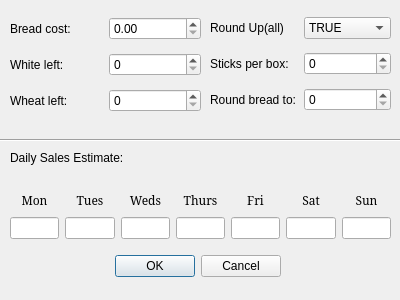
<?xml version="1.0" encoding="UTF-8"?>
<ui version="4.0">
 <class>Settings</class>
 <widget class="QDialog" name="Settings">
  <property name="geometry">
   <rect>
    <x>0</x>
    <y>0</y>
    <width>400</width>
    <height>300</height>
   </rect>
  </property>
  <property name="windowTitle">
   <string>Dialog</string>
  </property>
  <widget class="QDialogButtonBox" name="WriteCance">
   <property name="geometry">
    <rect>
     <x>110</x>
     <y>250</y>
     <width>171</width>
     <height>32</height>
    </rect>
   </property>
   <property name="layoutDirection">
    <enum>Qt::LeftToRight</enum>
   </property>
   <property name="orientation">
    <enum>Qt::Horizontal</enum>
   </property>
   <property name="standardButtons">
    <set>QDialogButtonBox::Cancel|QDialogButtonBox::Ok</set>
   </property>
  </widget>
  <widget class="QLabel" name="DailySalesL">
   <property name="geometry">
    <rect>
     <x>10</x>
     <y>150</y>
     <width>201</width>
     <height>16</height>
    </rect>
   </property>
   <property name="text">
    <string>Daily Sales Estimate:</string>
   </property>
  </widget>
  <widget class="Line" name="line">
   <property name="geometry">
    <rect>
     <x>0</x>
     <y>125</y>
     <width>401</width>
     <height>31</height>
    </rect>
   </property>
   <property name="orientation">
    <enum>Qt::Horizontal</enum>
   </property>
  </widget>
  <widget class="QWidget" name="">
   <property name="geometry">
    <rect>
     <x>10</x>
     <y>190</y>
     <width>381</width>
     <height>49</height>
    </rect>
   </property>
   <layout class="QHBoxLayout" name="horizontalLayout_7">
    <item>
     <layout class="QVBoxLayout" name="verticalLayout_3">
      <item>
       <widget class="QLabel" name="MonL">
        <property name="font">
         <font>
          <family>Serif</family>
         </font>
        </property>
        <property name="text">
         <string>Mon</string>
        </property>
        <property name="alignment">
         <set>Qt::AlignCenter</set>
        </property>
       </widget>
      </item>
      <item>
       <widget class="QLineEdit" name="MonIN"/>
      </item>
     </layout>
    </item>
    <item>
     <layout class="QVBoxLayout" name="verticalLayout_4">
      <item>
       <widget class="QLabel" name="TuesL">
        <property name="font">
         <font>
          <family>Serif</family>
         </font>
        </property>
        <property name="text">
         <string>Tues</string>
        </property>
        <property name="alignment">
         <set>Qt::AlignCenter</set>
        </property>
       </widget>
      </item>
      <item>
       <widget class="QLineEdit" name="TuesIN"/>
      </item>
     </layout>
    </item>
    <item>
     <layout class="QVBoxLayout" name="verticalLayout_5">
      <item>
       <widget class="QLabel" name="WedL">
        <property name="font">
         <font>
          <family>Serif</family>
         </font>
        </property>
        <property name="text">
         <string>Weds</string>
        </property>
        <property name="alignment">
         <set>Qt::AlignCenter</set>
        </property>
       </widget>
      </item>
      <item>
       <widget class="QLineEdit" name="WedsIN"/>
      </item>
     </layout>
    </item>
    <item>
     <layout class="QVBoxLayout" name="verticalLayout_6">
      <item>
       <widget class="QLabel" name="ThursL">
        <property name="font">
         <font>
          <family>Serif</family>
         </font>
        </property>
        <property name="text">
         <string>Thurs</string>
        </property>
        <property name="alignment">
         <set>Qt::AlignCenter</set>
        </property>
       </widget>
      </item>
      <item>
       <widget class="QLineEdit" name="ThursIN"/>
      </item>
     </layout>
    </item>
    <item>
     <layout class="QVBoxLayout" name="verticalLayout_7">
      <item>
       <widget class="QLabel" name="FriL">
        <property name="font">
         <font>
          <family>Serif</family>
         </font>
        </property>
        <property name="text">
         <string>Fri</string>
        </property>
        <property name="alignment">
         <set>Qt::AlignCenter</set>
        </property>
       </widget>
      </item>
      <item>
       <widget class="QLineEdit" name="FriIN"/>
      </item>
     </layout>
    </item>
    <item>
     <layout class="QVBoxLayout" name="verticalLayout_8">
      <item>
       <widget class="QLabel" name="SatL">
        <property name="font">
         <font>
          <family>Serif</family>
         </font>
        </property>
        <property name="text">
         <string>Sat</string>
        </property>
        <property name="alignment">
         <set>Qt::AlignCenter</set>
        </property>
       </widget>
      </item>
      <item>
       <widget class="QLineEdit" name="SatIN"/>
      </item>
     </layout>
    </item>
    <item>
     <layout class="QVBoxLayout" name="verticalLayout_9">
      <item>
       <widget class="QLabel" name="SunL">
        <property name="font">
         <font>
          <family>Serif</family>
         </font>
        </property>
        <property name="text">
         <string>Sun</string>
        </property>
        <property name="alignment">
         <set>Qt::AlignCenter</set>
        </property>
       </widget>
      </item>
      <item>
       <widget class="QLineEdit" name="SunIN"/>
      </item>
     </layout>
    </item>
   </layout>
  </widget>
  <widget class="QWidget" name="">
   <property name="geometry">
    <rect>
     <x>10</x>
     <y>10</y>
     <width>191</width>
     <height>111</height>
    </rect>
   </property>
   <layout class="QVBoxLayout" name="verticalLayout_2">
    <item>
     <layout class="QHBoxLayout" name="horizontalLayout">
      <item>
       <widget class="QLabel" name="BreadCostL">
        <property name="text">
         <string>Bread cost:</string>
        </property>
       </widget>
      </item>
      <item>
       <widget class="QDoubleSpinBox" name="BreadCostIN"/>
      </item>
     </layout>
    </item>
    <item>
     <layout class="QHBoxLayout" name="horizontalLayout_2">
      <item>
       <widget class="QLabel" name="WhiteLeftL">
        <property name="text">
         <string>White left:</string>
        </property>
       </widget>
      </item>
      <item>
       <widget class="QSpinBox" name="WhiteLeftIN"/>
      </item>
     </layout>
    </item>
    <item>
     <layout class="QHBoxLayout" name="horizontalLayout_3">
      <item>
       <widget class="QLabel" name="WheatLeftL">
        <property name="text">
         <string>Wheat left:</string>
        </property>
       </widget>
      </item>
      <item>
       <widget class="QSpinBox" name="WheatLeftIN"/>
      </item>
     </layout>
    </item>
   </layout>
  </widget>
  <widget class="QWidget" name="">
   <property name="geometry">
    <rect>
     <x>210</x>
     <y>10</y>
     <width>181</width>
     <height>111</height>
    </rect>
   </property>
   <layout class="QVBoxLayout" name="verticalLayout">
    <item>
     <layout class="QHBoxLayout" name="horizontalLayout_4">
      <item>
       <widget class="QLabel" name="RND_UPL">
        <property name="text">
         <string>Round Up(all)</string>
        </property>
       </widget>
      </item>
      <item>
       <widget class="QComboBox" name="RNDUPIN">
        <item>
         <property name="text">
          <string>TRUE</string>
         </property>
        </item>
        <item>
         <property name="text">
          <string>FALSE</string>
         </property>
        </item>
       </widget>
      </item>
     </layout>
    </item>
    <item>
     <layout class="QHBoxLayout" name="horizontalLayout_5">
      <item>
       <widget class="QLabel" name="StcksPerBoxL">
        <property name="text">
         <string>Sticks per box:</string>
        </property>
       </widget>
      </item>
      <item>
       <widget class="QSpinBox" name="StcksPerBoxIN"/>
      </item>
     </layout>
    </item>
    <item>
     <layout class="QHBoxLayout" name="horizontalLayout_6">
      <item>
       <widget class="QLabel" name="RndBreadToL">
        <property name="text">
         <string>Round bread to:</string>
        </property>
       </widget>
      </item>
      <item>
       <widget class="QSpinBox" name="RndBreadToIN"/>
      </item>
     </layout>
    </item>
   </layout>
  </widget>
 </widget>
 <resources/>
 <connections>
  <connection>
   <sender>WriteCance</sender>
   <signal>accepted()</signal>
   <receiver>Settings</receiver>
   <slot>accept()</slot>
   <hints>
    <hint type="sourcelabel">
     <x>248</x>
     <y>254</y>
    </hint>
    <hint type="destinationlabel">
     <x>157</x>
     <y>274</y>
    </hint>
   </hints>
  </connection>
  <connection>
   <sender>WriteCance</sender>
   <signal>rejected()</signal>
   <receiver>Settings</receiver>
   <slot>reject()</slot>
   <hints>
    <hint type="sourcelabel">
     <x>316</x>
     <y>260</y>
    </hint>
    <hint type="destinationlabel">
     <x>286</x>
     <y>274</y>
    </hint>
   </hints>
  </connection>
 </connections>
</ui>
